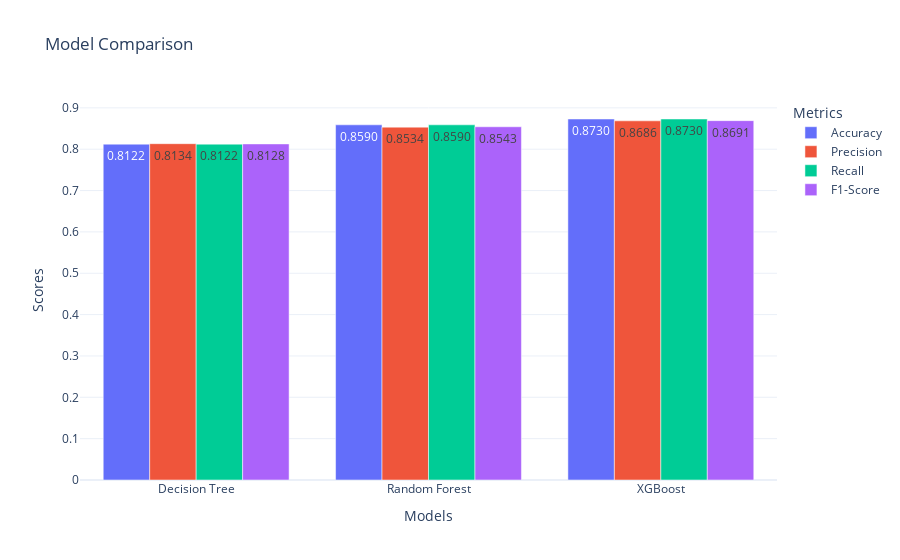

Notebook source saved alongside this figure:
### Code cell
import plotly.graph_objects as go

# Interactive Plotly Bar Chart
fig = go.Figure()

fig.add_trace(go.Bar(
    x=models,
    y=accuracies,
    name='Accuracy',
    text=[f"{score:.4f}" for score in accuracies],
    textposition='auto'
))
fig.add_trace(go.Bar(
    x=models,
    y=precisions,
    name='Precision',
    text=[f"{score:.4f}" for score in precisions],
    textposition='auto'
))
fig.add_trace(go.Bar(
    x=models,
    y=recalls,
    name='Recall',
    text=[f"{score:.4f}" for score in recalls],
    textposition='auto'
))
fig.add_trace(go.Bar(
    x=models,
    y=f1_scores,
    name='F1-Score',
    text=[f"{score:.4f}" for score in f1_scores],
    textposition='auto'
))

fig.update_layout(
    title="Model Comparison",
    xaxis_title="Models",
    yaxis_title="Scores",
    barmode='group',
    legend_title="Metrics",
    template='plotly_white'
)

fig.show()

# Print the evaluation metrics
print("Model Evaluation Metrics:")
for i, model in enumerate(models):
    print(f"\n{model}:")
    print(f"  Accuracy:  {accuracies[i]:.4f}")
    print(f"  Precision: {precisions[i]:.4f}")
    print(f"  Recall:    {recalls[i]:.4f}")
    print(f"  F1-Score:  {f1_scores[i]:.4f}")

### Figure 1 — Plotly figure (JSON) as saved in the notebook; plotly's stock layout.template omitted (floating-point values rounded to 4 significant figures)
{"data": [{"name": "Accuracy", "text": ["0.8122", "0.8590", "0.8730"], "textposition": "auto", "type": "bar", "x": ["Decision Tree", "Random Forest", "XGBoost"], "y": [0.8122, 0.859, 0.873]}, {"name": "Precision", "text": ["0.8134", "0.8534", "0.8686"], "textposition": "auto", "type": "bar", "x": ["Decision Tree", "Random Forest", "XGBoost"], "y": [0.8134, 0.8534, 0.8686]}, {"name": "Recall", "text": ["0.8122", "0.8590", "0.8730"], "textposition": "auto", "type": "bar", "x": ["Decision Tree", "Random Forest", "XGBoost"], "y": [0.8122, 0.859, 0.873]}, {"name": "F1-Score", "text": ["0.8128", "0.8543", "0.8691"], "textposition": "auto", "type": "bar", "x": ["Decision Tree", "Random Forest", "XGBoost"], "y": [0.8128, 0.8543, 0.8691]}], "layout": {"barmode": "group", "legend": {"title": {"text": "Metrics"}}, "title": {"text": "Model Comparison"}, "xaxis": {"title": {"text": "Models"}}, "yaxis": {"title": {"text": "Scores"}}}}
